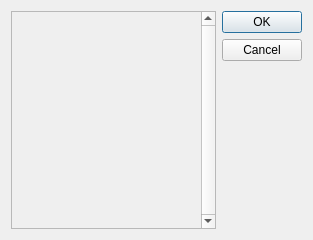
<?xml version="1.0" encoding="UTF-8"?>
<ui version="4.0">
 <class>Dialog</class>
 <widget class="QDialog" name="Dialog">
  <property name="geometry">
   <rect>
    <x>0</x>
    <y>0</y>
    <width>313</width>
    <height>240</height>
   </rect>
  </property>
  <property name="minimumSize">
   <size>
    <width>313</width>
    <height>240</height>
   </size>
  </property>
  <property name="maximumSize">
   <size>
    <width>313</width>
    <height>240</height>
   </size>
  </property>
  <property name="windowTitle">
   <string notr="true">Изменить видимость слоев</string>
  </property>
  <layout class="QGridLayout" name="gridLayout_2">
   <item row="0" column="0">
    <widget class="QScrollArea" name="scrollArea">
     <property name="verticalScrollBarPolicy">
      <enum>Qt::ScrollBarAlwaysOn</enum>
     </property>
     <property name="horizontalScrollBarPolicy">
      <enum>Qt::ScrollBarAsNeeded</enum>
     </property>
     <property name="sizeAdjustPolicy">
      <enum>QAbstractScrollArea::AdjustToContents</enum>
     </property>
     <property name="widgetResizable">
      <bool>true</bool>
     </property>
     <widget class="QWidget" name="scrollAreaWidgetContents">
      <property name="geometry">
       <rect>
        <x>0</x>
        <y>0</y>
        <width>195</width>
        <height>220</height>
       </rect>
      </property>
      <layout class="QVBoxLayout" name="verticalLayout">
       <item>
        <layout class="QGridLayout" name="gridLayout"/>
       </item>
      </layout>
     </widget>
    </widget>
   </item>
   <item row="0" column="1">
    <widget class="QDialogButtonBox" name="buttonBox">
     <property name="orientation">
      <enum>Qt::Vertical</enum>
     </property>
     <property name="standardButtons">
      <set>QDialogButtonBox::Cancel|QDialogButtonBox::Ok</set>
     </property>
    </widget>
   </item>
  </layout>
 </widget>
 <resources/>
 <connections>
  <connection>
   <sender>buttonBox</sender>
   <signal>accepted()</signal>
   <receiver>Dialog</receiver>
   <slot>accept()</slot>
   <hints>
    <hint type="sourcelabel">
     <x>248</x>
     <y>254</y>
    </hint>
    <hint type="destinationlabel">
     <x>157</x>
     <y>274</y>
    </hint>
   </hints>
  </connection>
  <connection>
   <sender>buttonBox</sender>
   <signal>rejected()</signal>
   <receiver>Dialog</receiver>
   <slot>reject()</slot>
   <hints>
    <hint type="sourcelabel">
     <x>316</x>
     <y>260</y>
    </hint>
    <hint type="destinationlabel">
     <x>286</x>
     <y>274</y>
    </hint>
   </hints>
  </connection>
 </connections>
</ui>
